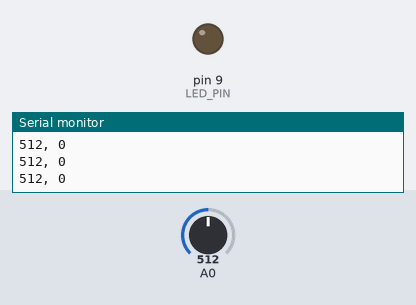
A sketch run on a simulated Arduino Uno, built with avr-gcc and run on an emulated ATmega328P. Shown: output pins drawn as LEDs (lit = HIGH), the last lines printed to the serial monitor. Inputs (shaded band) come from the test bench; at power-on: A0 = 512.

Above: at 1.2 s.
1.3 s: A0 set to 716
At 2.2 s:
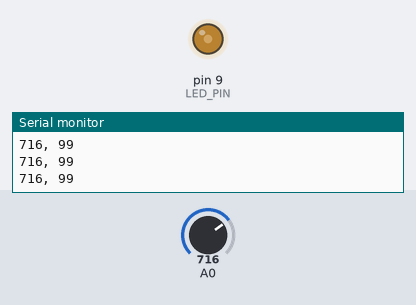
2.8 s: A0 set to 1023
At 3.3 s:
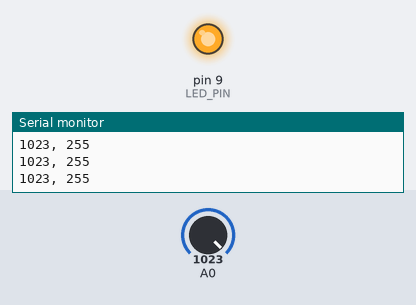
Timing chart, 0 to 5.8 s (numbered marks = the images above; inputs shaded):
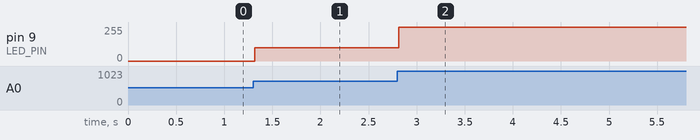

Measured:
- after the input at 1.3 s, pin 9 (LED_PIN): 0/255 → 99/255 at once
- after the input at 2.8 s, pin 9 (LED_PIN): 99/255 → 255/255 at once

The sketch:

sketch_jul17b.ino
```cpp
const int LED_PIN = 9;

// int min = 1024;
// int max = 0;

void setup() {
  Serial.begin(9600);
  pinMode(LED_PIN, OUTPUT);
}

void loop() {
  int light = analogRead(A0);

  int output = map(light, 650, 820, 0, 255);

  if (output < 0)
  {
    output = 0;
  }

  if (output > 255)
  {
    output = 255;
  }


  Serial.print(light);
  Serial.print(", ");
  Serial.println(output);

  analogWrite(LED_PIN, output);
  // if (light < min) {
  //   min = light;
  // }

  // if (light > max) {
  //   max = light;
  // }

  // Serial.print(min);
  // Serial.print(",");
  // Serial.println(max);

  // for (int i = 0; i < 255; i++) {
  //   analogWrite(LED_PIN, i);
  //   delay(10);
  // }

  // for (int i = 255; i > 0; i--) {
  //   analogWrite(LED_PIN, i);
  //   delay(5);
  // }
}
```
